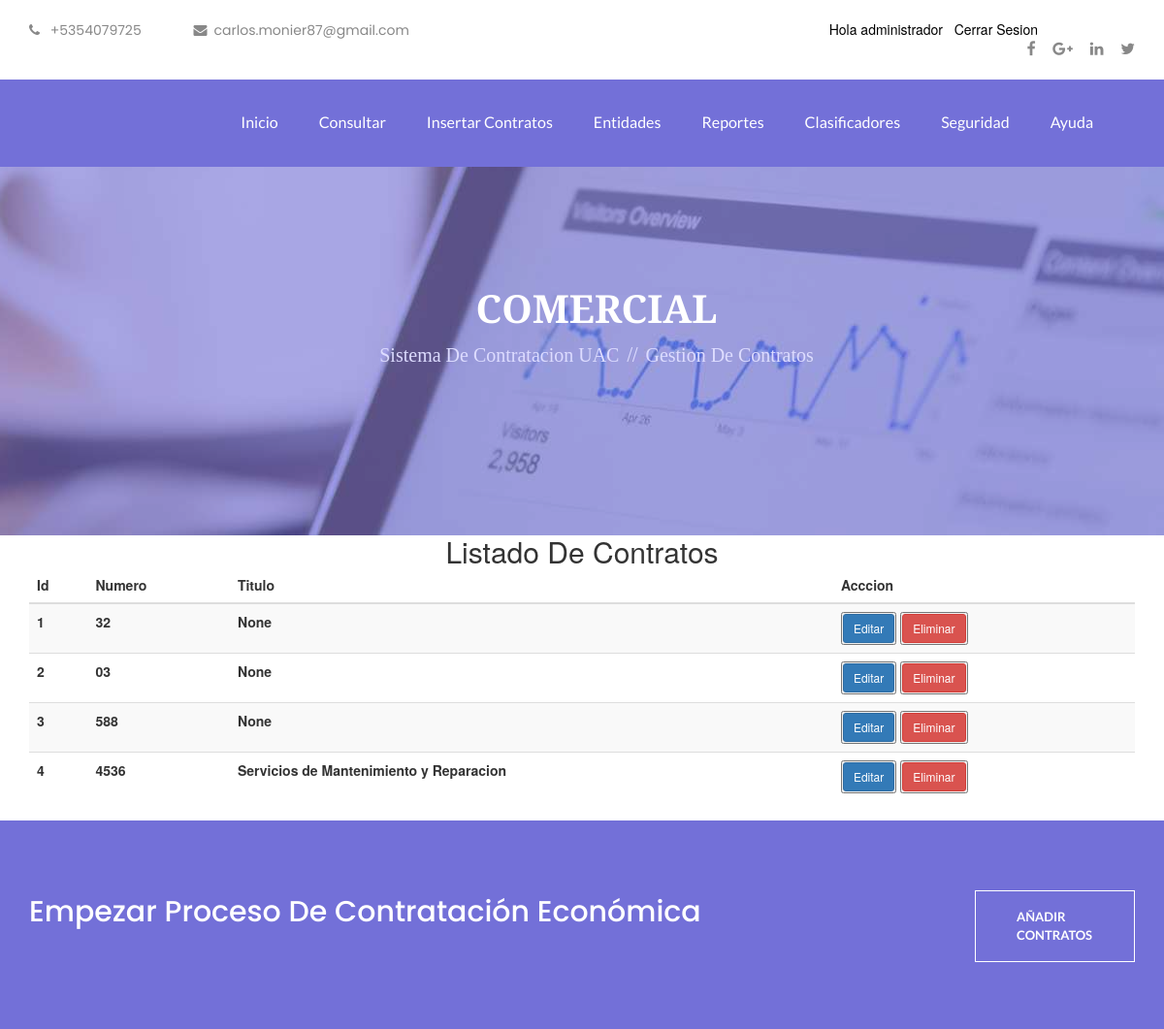
Page /Consultar/Consultar/Consultar/ (signed in, upper part) on the earlier database version.
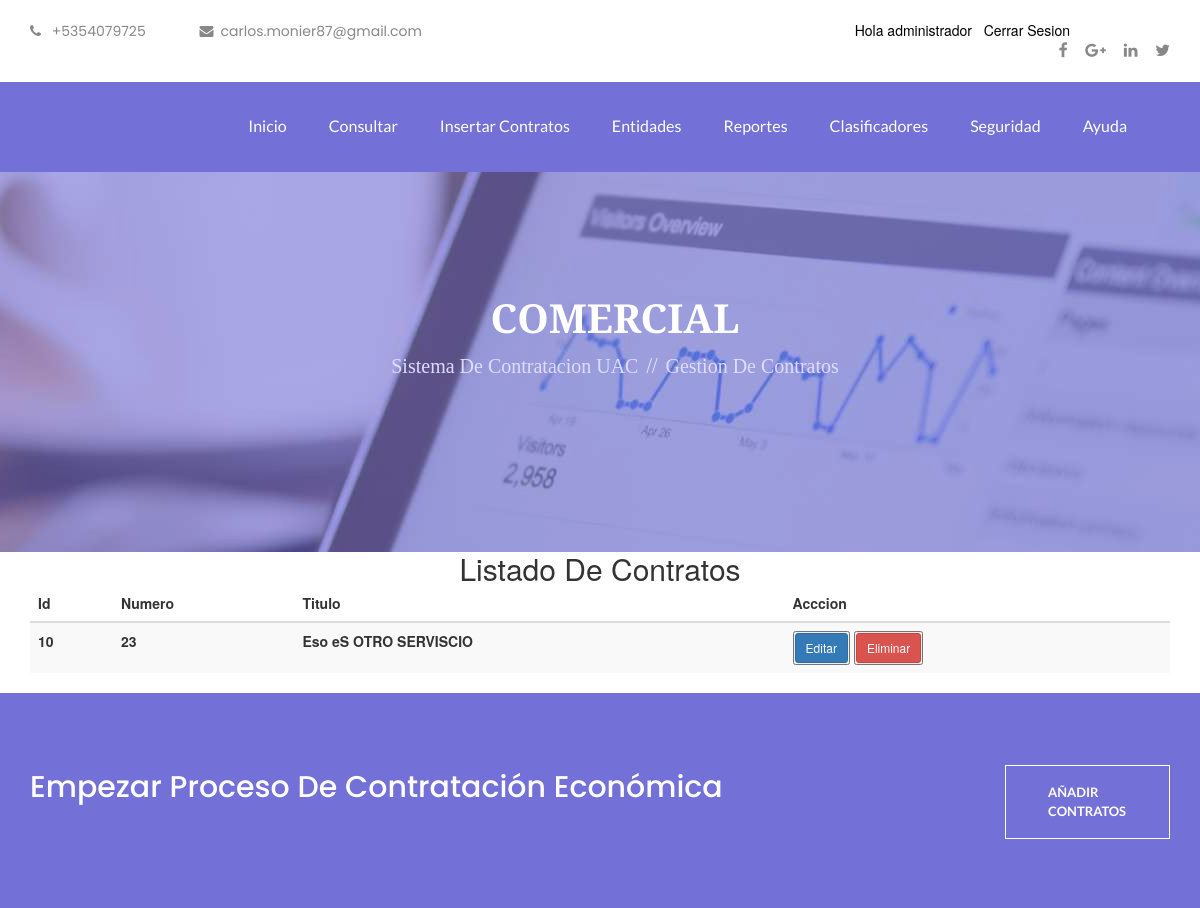
Same page on the later database version.
### Contratos/models.py (models this page shows, shortened)
class Contratos(models.Model):
    titulo = models.CharField(max_length=200, null=True, verbose_name="Titulo")
    numero = models.CharField(max_length=30, null=False, unique=True, verbose_name="Número")
    importe = models.DecimalField(max_digits=10, decimal_places=2, null=False, verbose_name="Importe")
    fecha = models.DateTimeField(default=datetime.now, null=True, blank=True, verbose_name="Fecha")
    cliente = models.CharField(max_length=200, null=False, verbose_name="Cliente")
    aprobado=models.BooleanField(default=False)
    proveedores= models.ForeignKey(Proveedor, blank=True, null=True, on_delete=models.CASCADE)
    observacion = models.TextField(null=True, blank=True, verbose_name="Observación")
    class Meta:
        verbose_name='contrato'
        verbose_name_plural='contratos'

### Consultar/views.py (the view)
# urls.py: path('Consultar/Consultar/', views.Consultar, name='Consultar'),
def Consultar(request):
        contratos=Contratos.objects.all()
        context= {'contratos':contratos}
        return render(request, 'Consultar/Consultar.html', context)

### Consultar/Templates/Consultar/Consultar.html (shortened to what this page needs)
{% extends "proyectoWebapp/base.html" %}
{% load static %}
{% block content %}
<div class="container text-center">
        <h2>Listado de Contratos</h2>
{% if request.user.is_authenticated %}
<div class="table-responsive">
        <table class="table table-striped table-dark">
                <thead>
                        <tr>
                                <th scope="col">Id</th>
                                <th scope="col">Numero</th>
                                <th scope="col">Titulo</th>
                                <th scope="col">Acccion</th>
                        </tr>
                </thead>
                <tbody>
                        {% for contratos in contratos %}
                        <tr>
                                <th scope="row">{{contratos.id}}</th>
                                <th>{{contratos.numero}}</th>
                                <th>{{contratos.titulo}}</th>
                                <th>
                                        <button><a class="btn btn-primary btn-sm" href="{% url 'editar' contratos.id %}"> Editar</a></button>
                                        <button><a class="btn btn-danger btn-sm" href="{% url 'eliminar' contratos.id %}"> Eliminar</a></button>
                                </th>
                        </tr>
                        {% endfor %}
                </tbody>
        </table>
</div>
</div>
{% else %}
Debe Autenticarse
{% endif %}
{% endblock %}

Differences in the rows shown:
removed Contratos: id "1", numero "32", titulo "None"
removed Contratos: id "2", numero "03", titulo "None"
removed Contratos: id "3", numero "588", titulo "None"
removed Contratos: id "4", numero "4536", titulo "Servicios de Mantenimiento y Reparacion"
added Contratos: id "10", numero "23", titulo "Eso eS OTRO SERVISCIO"
